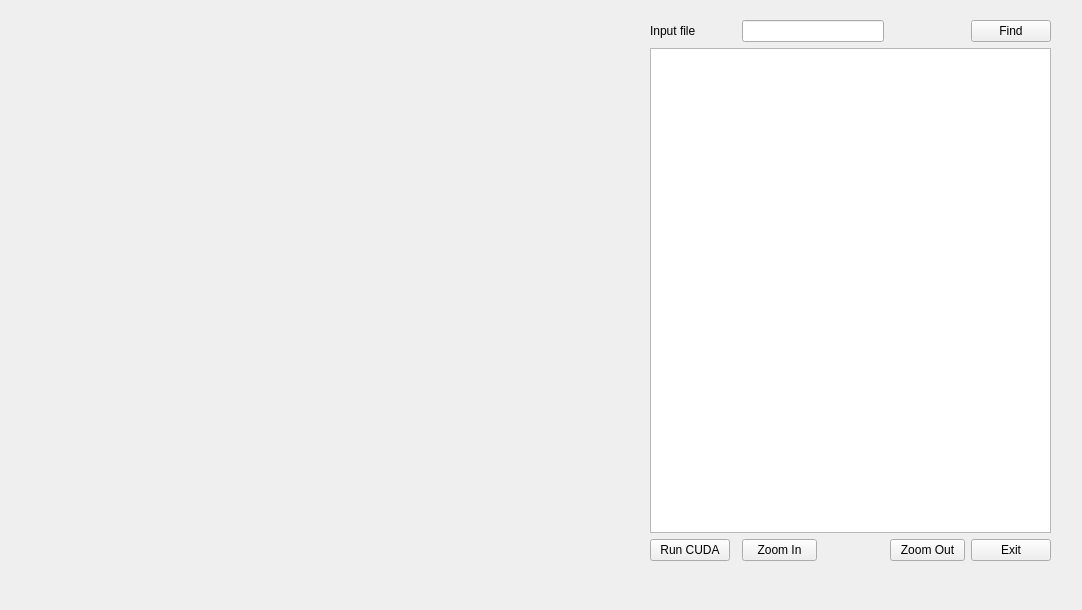
<?xml version="1.0" encoding="UTF-8"?>
<ui version="4.0">
 <class>MainForm</class>
 <widget class="QWidget" name="MainForm">
  <property name="geometry">
   <rect>
    <x>0</x>
    <y>0</y>
    <width>1082</width>
    <height>610</height>
   </rect>
  </property>
  <property name="windowTitle">
   <string>Form</string>
  </property>
  <widget class="QWidget" name="verticalLayoutWidget">
   <property name="geometry">
    <rect>
     <x>30</x>
     <y>20</y>
     <width>611</width>
     <height>541</height>
    </rect>
   </property>
   <layout class="QVBoxLayout" name="verticalLayout"/>
  </widget>
  <widget class="QWidget" name="layoutWidget">
   <property name="geometry">
    <rect>
     <x>650</x>
     <y>20</y>
     <width>401</width>
     <height>541</height>
    </rect>
   </property>
   <layout class="QGridLayout" name="gridLayout">
    <item row="1" column="0" colspan="5">
     <widget class="QTextEdit" name="textEdit"/>
    </item>
    <item row="3" column="0">
     <widget class="QPushButton" name="pushButton_RUNCUDA">
      <property name="text">
       <string>Run CUDA</string>
      </property>
     </widget>
    </item>
    <item row="3" column="4" alignment="Qt::AlignRight">
     <widget class="QPushButton" name="pushButton_EXIT">
      <property name="text">
       <string>Exit</string>
      </property>
     </widget>
    </item>
    <item row="0" column="0">
     <widget class="QLabel" name="label">
      <property name="text">
       <string>Input file</string>
      </property>
     </widget>
    </item>
    <item row="0" column="2">
     <widget class="QLineEdit" name="lineEdit"/>
    </item>
    <item row="0" column="4">
     <widget class="QPushButton" name="pushButton">
      <property name="text">
       <string>Find</string>
      </property>
     </widget>
    </item>
    <item row="3" column="2">
     <widget class="QPushButton" name="pushButton_ZOOM_IN">
      <property name="maximumSize">
       <size>
        <width>75</width>
        <height>16777215</height>
       </size>
      </property>
      <property name="text">
       <string>Zoom In</string>
      </property>
     </widget>
    </item>
    <item row="3" column="3" alignment="Qt::AlignHCenter">
     <widget class="QPushButton" name="pushButton_ZOOM_OUT">
      <property name="maximumSize">
       <size>
        <width>75</width>
        <height>16777215</height>
       </size>
      </property>
      <property name="text">
       <string>Zoom Out</string>
      </property>
     </widget>
    </item>
   </layout>
  </widget>
 </widget>
 <resources/>
 <connections>
  <connection>
   <sender>pushButton_EXIT</sender>
   <signal>clicked()</signal>
   <receiver>MainForm</receiver>
   <slot>close()</slot>
   <hints>
    <hint type="sourcelabel">
     <x>657</x>
     <y>281</y>
    </hint>
    <hint type="destinationlabel">
     <x>352</x>
     <y>190</y>
    </hint>
   </hints>
  </connection>
 </connections>
</ui>
